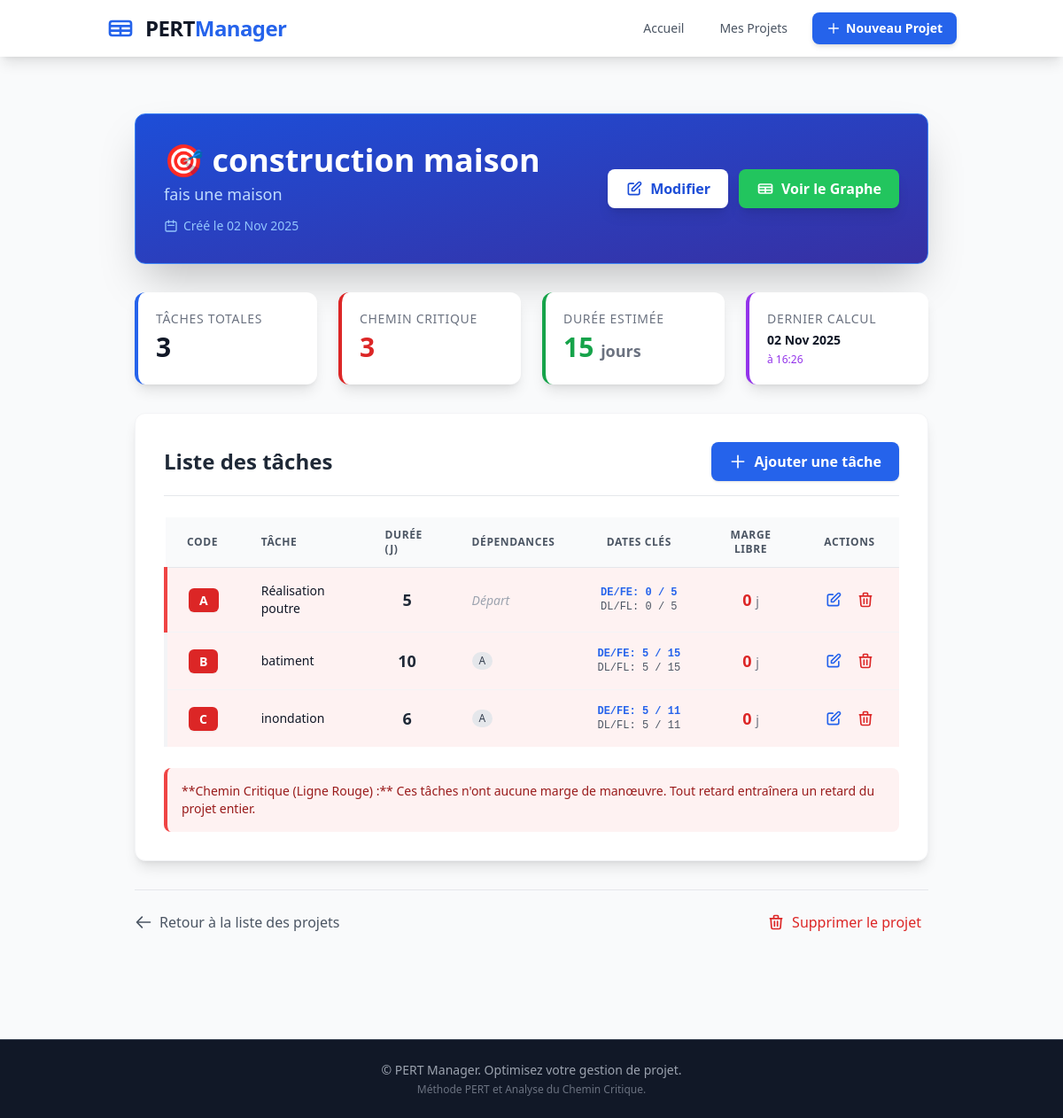
Before: /projets/2/ with the older database file.
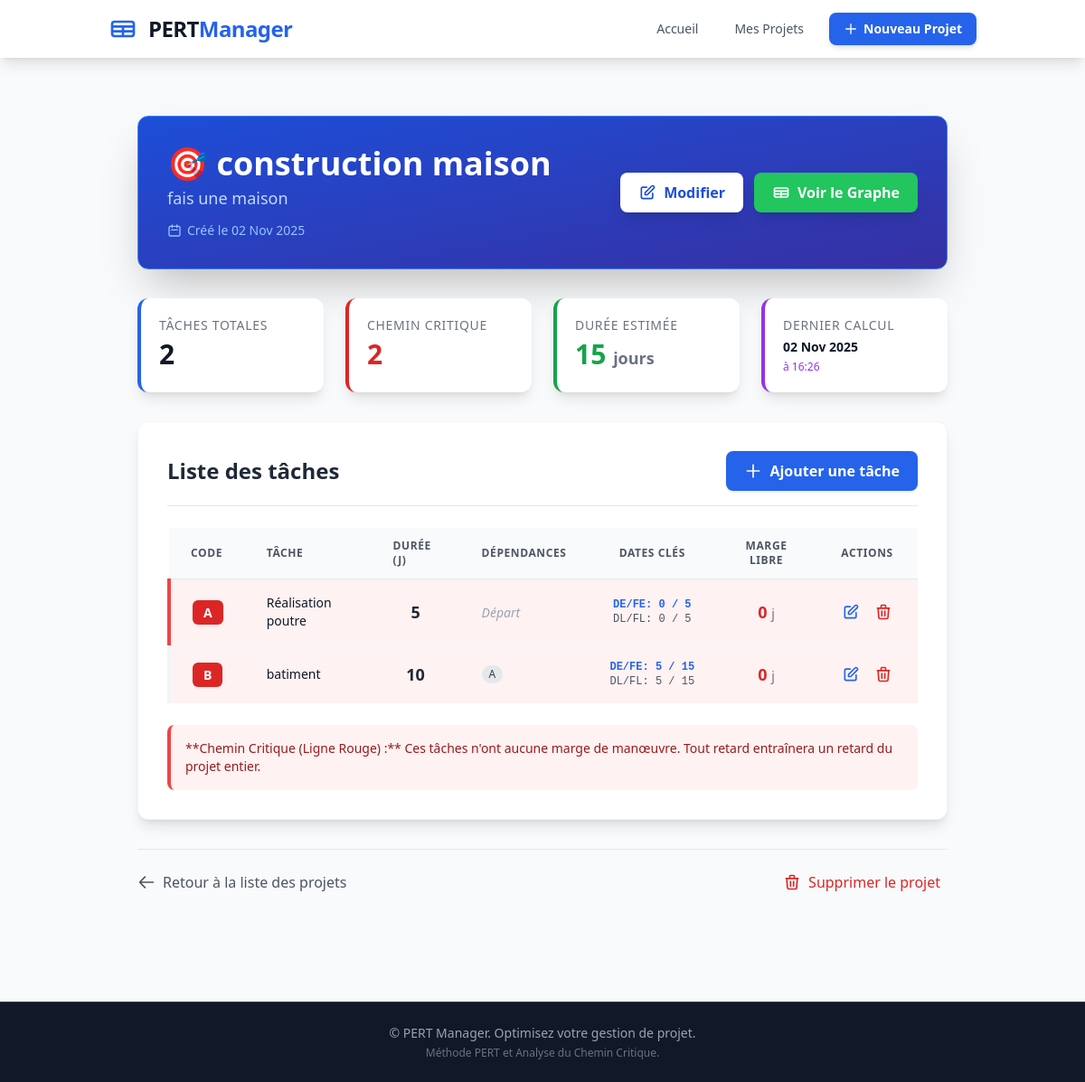
After: the same page with the newer database file.
### pert/models.py (models this page shows, shortened)
class Tache(models.Model):
    projet = models.ForeignKey(
        Projet,
        on_delete=models.CASCADE,
        related_name='taches',
        verbose_name="Projet"
    )
    code = models.CharField(max_length=10, verbose_name="Code de la tâche")
    nom = models.CharField(max_length=200, verbose_name="Nom de la tâche")
    description = models.TextField(blank=True, null=True, verbose_name="Description")
    duree = models.IntegerField(verbose_name="Durée (en jours)")
    dependances = models.ManyToManyField(
        'self',
        symmetrical=False,
        blank=True,
        related_name='successeurs',
        verbose_name="Dépendances (tâches à terminer avant)"
    )
    date_debut_tot = models.IntegerField(
        null=True,
        blank=True,
        verbose_name="Date de début au plus tôt"
    )
    date_fin_tot = models.IntegerField(
        null=True,
        blank=True,
        verbose_name="Date de fin au plus tôt"
    )
    date_debut_tard = models.IntegerField(
        null=True,
        blank=True,
        verbose_name="Date de début au plus tard"
    )
    date_fin_tard = models.IntegerField(
        null=True,
        blank=True,
        verbose_name="Date de fin au plus tard"
    )
    marge_totale = models.IntegerField(
        null=True,
        blank=True,
        verbose_name="Marge totale"
    )
    marge_libre = models.IntegerField(
        null=True,
        blank=True,
        verbose_name="Marge libre"
    )
    class Meta:
        verbose_name = "Tâche"
        verbose_name_plural = "Tâches"
        ordering = ['code']
        unique_together = ['projet', 'code']
    @property
    def est_critique(self):
        return self.marge_totale == 0 if self.marge_totale is not None else False

### pert/views.py (the view)
# urls.py: path('projets/<int:pk>/', views.projet_detail, name='projet_detail'),
def projet_detail(request, pk):
    projet = get_object_or_404(Projet, pk=pk)
    taches = projet.taches.all().order_by('code')
    return render(request, 'pert/projet_detail.html', {
        'projet': projet,
        'taches': taches,
        'taches_critiques': projet.taches_critiques,
        'duree_totale': projet.duree_totale,
    })

### pert/models.py (called while the page is built)
    @property
    def taches_critiques(self):
        return self.taches.filter(marge_totale=0)

    @property
    def duree_totale(self):
        taches = self.taches.all()
        if not taches.exists():
            return 0
        dates_fin = [t.date_fin_tot for t in taches if t.date_fin_tot is not None]
        return max(dates_fin) if dates_fin else 0

### pert/templates/pert/projet_detail.html (shortened to what the changed rows need)
{% extends 'pert/base.html' %}
{% block content %}
<div class="px-4 sm:px-6 lg:px-8 py-8">
    <div class="bg-gradient-to-br from-blue-700 to-indigo-800 rounded-xl shadow-2xl p-6 lg:p-8 text-white mb-8 border border-blue-500">
        <div class="flex flex-col md:flex-row justify-between items-start md:items-center">
            <div class="flex-1 min-w-0 mb-4 md:mb-0">
                <h1 class="text-4xl font-extrabold mb-1">
                    🎯 {{ projet.nom }}
                </h1>
            </div>
        </div>
    </div>
    <div class="grid sm:grid-cols-2 md:grid-cols-4 gap-6 mb-8">
        <div class="bg-white rounded-xl shadow-lg p-5 border-l-4 border-blue-600">
            <p class="text-sm font-medium text-gray-500 uppercase tracking-wider">Tâches totales</p>
            <p class="text-3xl font-extrabold text-gray-900 mt-1">{{ taches.count }}</p>
        </div>
        <div class="bg-white rounded-xl shadow-lg p-5 border-l-4 border-red-600">
            <p class="text-sm font-medium text-gray-500 uppercase tracking-wider">Chemin critique</p>
            <p class="text-3xl font-extrabold text-red-600 mt-1">{{ taches_critiques.count }}</p>
        </div>
    </div>
    <div class="bg-white rounded-xl shadow-lg p-6 lg:p-8 border border-gray-100">
        <div class="flex justify-between items-center mb-6 border-b pb-4">
            <h2 class="text-2xl font-bold text-gray-800">Liste des tâches</h2>
        </div>
        {% if taches %}
        <div class="overflow-x-auto">
            <table class="min-w-full divide-y divide-gray-200">
                <thead class="bg-gray-50">
                    <tr>
                        <th class="px-6 py-3 text-left text-xs font-semibold text-gray-600 uppercase tracking-wider">Code</th>
                        <th class="px-6 py-3 text-left text-xs font-semibold text-gray-600 uppercase tracking-wider">Tâche</th>
                        <th class="px-6 py-3 text-left text-xs font-semibold text-gray-600 uppercase tracking-wider">Durée (j)</th>
                        <th class="px-6 py-3 text-left text-xs font-semibold text-gray-600 uppercase tracking-wider">Dépendances</th>
                        <th class="px-6 py-3 text-center text-xs font-semibold text-gray-600 uppercase tracking-wider">Dates Clés</th>
                        <th class="px-6 py-3 text-center text-xs font-semibold text-gray-600 uppercase tracking-wider">Marge Libre</th>
                        <th class="px-6 py-3 text-center text-xs font-semibold text-gray-600 uppercase tracking-wider">Actions</th>
                    </tr>
                </thead>
                <tbody class="bg-white divide-y divide-gray-100">
                    {% for tache in taches %}
                    <tr class="{% if tache.est_critique %}bg-red-50 hover:bg-red-100/50 border-l-4 border-red-500{% else %}hover:bg-gray-50{% endif %} transition duration-150">
                        <td class="px-6 py-4 whitespace-nowrap">
                            <span class="{% if tache.est_critique %}bg-red-600 text-white{% else %}bg-blue-600 text-white{% endif %} font-extrabold px-3 py-1 rounded-md text-sm shadow-sm">
                                {{ tache.code }}
                            </span>
                        </td>
                        <td class="px-6 py-4 max-w-sm">
                            <div class="text-sm font-medium text-gray-900">{{ tache.nom }}</div>
                        </td>
                        <td class="px-6 py-4 whitespace-nowrap text-center">
                            <span class="text-lg font-bold text-gray-800">{{ tache.duree }}</span>
                        </td>
                        <td class="px-6 py-4">
                            {% if tache.dependances.all %}
                                <div class="flex flex-wrap gap-1">
                                    {% for dep in tache.dependances.all %}
                                    <span class="bg-gray-200 text-gray-700 text-xs px-2 py-0.5 rounded-full font-medium">{{ dep.code }}</span>
                                    {% endfor %}
                                </div>
                            {% else %}
                            <span class="text-gray-400 text-sm italic">Départ</span>
                            {% endif %}
                        </td>
                        <td class="px-6 py-4 whitespace-nowrap text-center text-xs font-mono">
                            {% if tache.date_debut_tot is not None %}
                            <div class="text-blue-600 font-bold">DE/FE: {{ tache.date_debut_tot }} / {{ tache.date_fin_tot }}</div>
                            <div class="text-gray-600">DL/FL: {{ tache.date_debut_tard }} / {{ tache.date_fin_tard }}</div>
                            {% else %}
                            <span class="text-gray-400 italic">Non calculé</span>
                            {% endif %}
                        </td>
                        <td class="px-6 py-4 whitespace-nowrap text-center">
                            {% if tache.marge_totale is not None %}
                            <span class="text-lg font-extrabold {% if tache.est_critique %}text-red-600{% else %}text-green-600{% endif %}">
                                {{ tache.marge_totale }}
                            </span> <span class="text-sm text-gray-500">j</span>
                            {% else %}
                            <span class="text-gray-400">-</span>
                            {% endif %}
                        </td>
                        <td class="px-6 py-4 whitespace-nowrap text-center text-sm">
                            <div class="flex space-x-2 justify-center">
                                <a href="{% url 'tache_update' tache.pk %}" title="Modifier la tâche" class="text-blue-600 hover:text-blue-800 p-1 rounded hover:bg-blue-50 transition">
                                    <svg class="w-5 h-5" fill="none" stroke="currentColor" viewBox="0 0 24 24"><path stroke-linecap="round" stroke-linejoin="round" stroke-width="2" d="M11 5H6a2 2 0 00-2 2v11a2 2 0 002 2h11a2 2 0 002-2v-5m-1.414-9.414a2 2 0 112.828 2.828L11.828 15H9v-2.828l8.586-8.586z"></path></svg>
                                </a>
                                <form method="post" action="{% url 'tache_delete' tache.pk %}" onsubmit="return confirm('Êtes-vous sûr de vouloir supprimer la tâche {{ tache.code }} : {{ tache.nom }} ?');">
                                    <button type="submit" title="Supprimer la tâche" class="text-red-600 hover:text-red-800 p-1 rounded hover:bg-red-50 transition">
                                        <svg class="w-5 h-5" fill="none" stroke="currentColor" viewBox="0 0 24 24"><path stroke-linecap="round" stroke-linejoin="round" stroke-width="2" d="M19 7l-.867 12.142A2 2 0 0116.138 21H7.862a2 2 0 01-1.995-1.858L5 7m5 4v6m4-6v6m1-10V4a1 1 0 00-1-1h-4a1 1 0 00-1 1v3M4 7h16"></path></svg>
                                    </button>
                                </form>
                            </div>
                        </td>
                    </tr>
                    {% endfor %}
                </tbody>
            </table>
        </div>
        {% endif %}
    </div>
</div>
{% endblock %}

Changed rows visible on the page:
removed Tache: code "C", nom "inondation", duree "6", date_debut_tot "5", date_fin_tot "11", date_debut_tard "5", date_fin_tard "11", marge_totale "0", Tache (code "A"), shown under "Liste des tâches"
Other visible differences:
{{ taches.count }}: "3" → "2"
{{ taches_critiques.count }}: "3" → "2"
